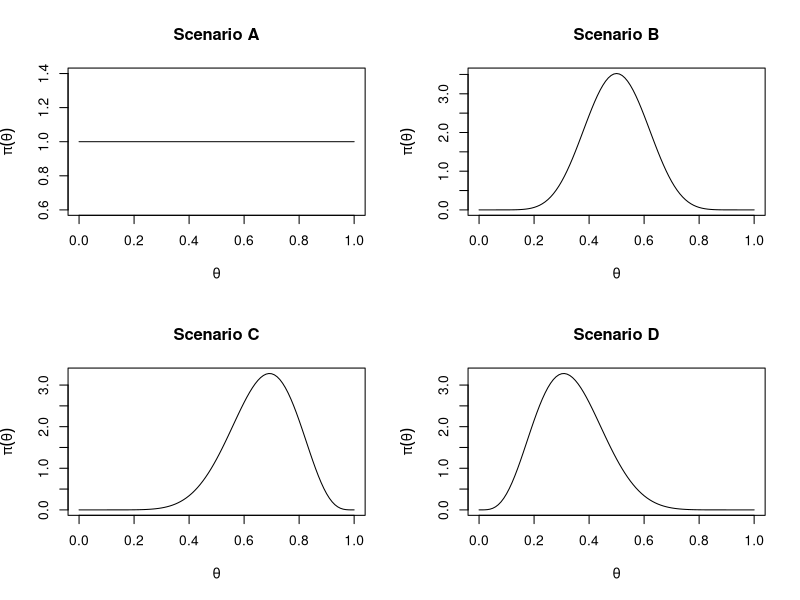
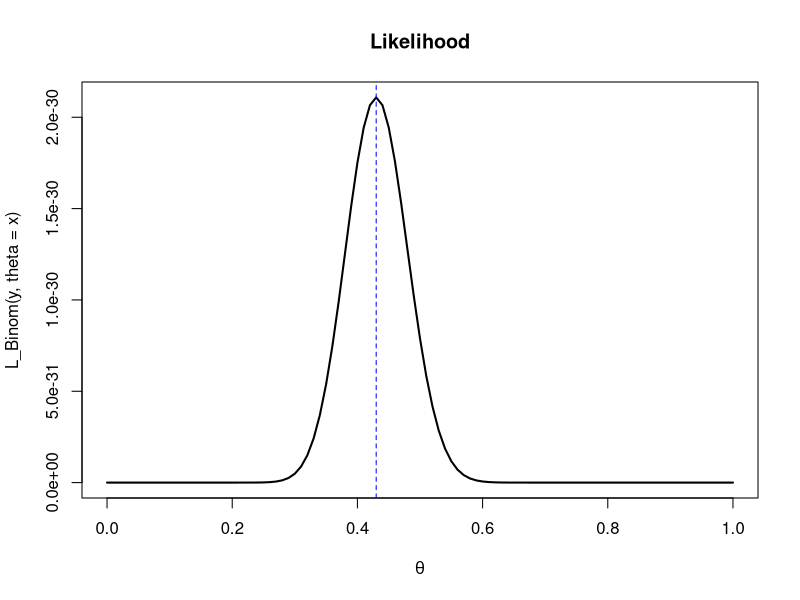
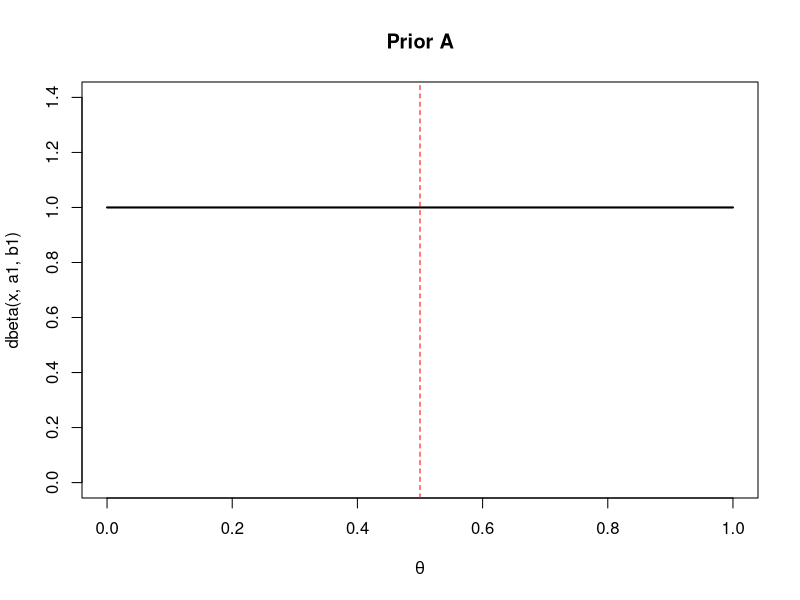
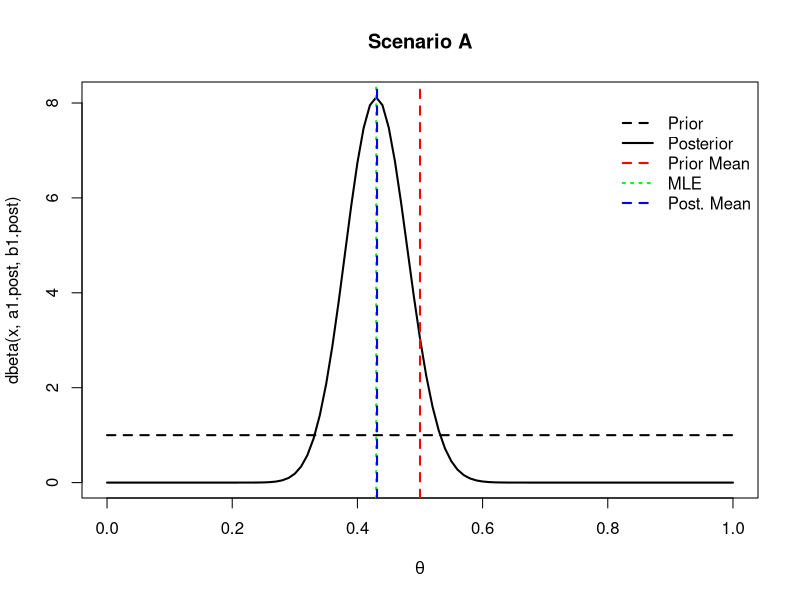

The R source for these figures, in order:
## ---- chunk 1
#| echo: true
#| eval: true

cardiac <- read.table("data/cardiac.csv", header=T, sep=";")
str(cardiac)

y <- cardiac$Chd
table(y)

sum(y)
length(y)
## ---- chunk 2
#| echo: true
#| eval: true
par(mfrow=c(2,2))
curve(dbeta(x, 1, 1), main="Scenario A", xlab=expression(theta), ylab=expression(pi(theta)))
curve(dbeta(x, 10, 10), main="Scenario B", xlab=expression(theta), ylab=expression(pi(theta)))
curve(dbeta(x, 10, 5), main="Scenario C", xlab=expression(theta), ylab=expression(pi(theta)))
curve(dbeta(x, 5, 10), main="Scenario D", xlab=expression(theta), ylab=expression(pi(theta)))
par(mfrow=c(1,1))
## ---- chunk 3
#| echo: true
#| eval: true

L_Binom <- function(y, theta){
  s <- sum(y)
  n <- length(y)
  L <- theta^s * (1-theta)^(n-s)
  return(L)
}

L_Binom(y, theta=0.001)
## ---- chunk 4
#| echo: true
#| eval: true

curve(L_Binom(y, theta=x), main="Likelihood",
      xlab=expression(theta), lwd=2)
abline(v=mean(y), col="blue", lty="dashed")

## ---- chunk 5
#| echo: true
#| eval: true

a1 <- 1; b1 <- 1

curve(dbeta(x, a1, b1), main="Prior A", ylim=c(0,1.4),
      xlab=expression(theta), lwd=2)
abline(v=a1/(a1+b1), col="red", lty="dashed")
## ---- chunk 6
#| echo: true
#| eval: true

n <- length(y)
a1.post <- a1 + sum(y)
b1.post <- b1 + n - sum(y)

curve(dbeta(x, a1.post, b1.post), main="Scenario A",
      xlab=expression(theta), lwd=2)
curve(dbeta(x, a1, b1), lty="dashed", add=T, lwd=2)
abline(v=a1/(a1+b1), col="red", lty="dashed", lwd=2)
abline(v=mean(y), col="green", lty="dotted", lwd=2)
abline(v=a1.post/(a1.post+b1.post), col="blue", lty="dashed", lwd=2)
legend(.8,8, c("Prior", "Posterior", "Prior Mean", "MLE", "Post. Mean"), lwd=2,
       col=c("black", "black", "red", "green", "blue"), lty=c(2,1,2,3,2), bty="n")
